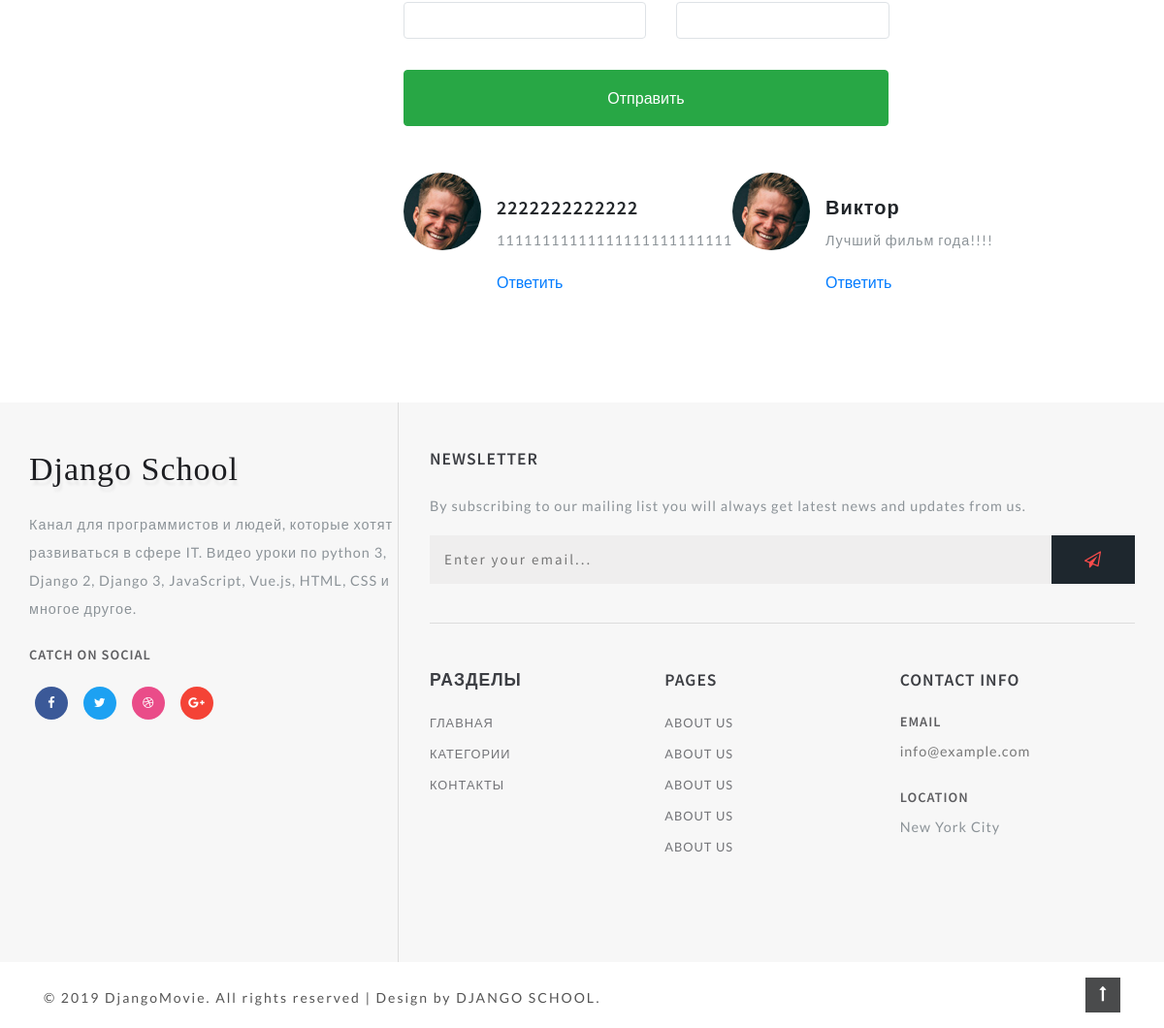
The app's page /terminator/ (lower part), older data.
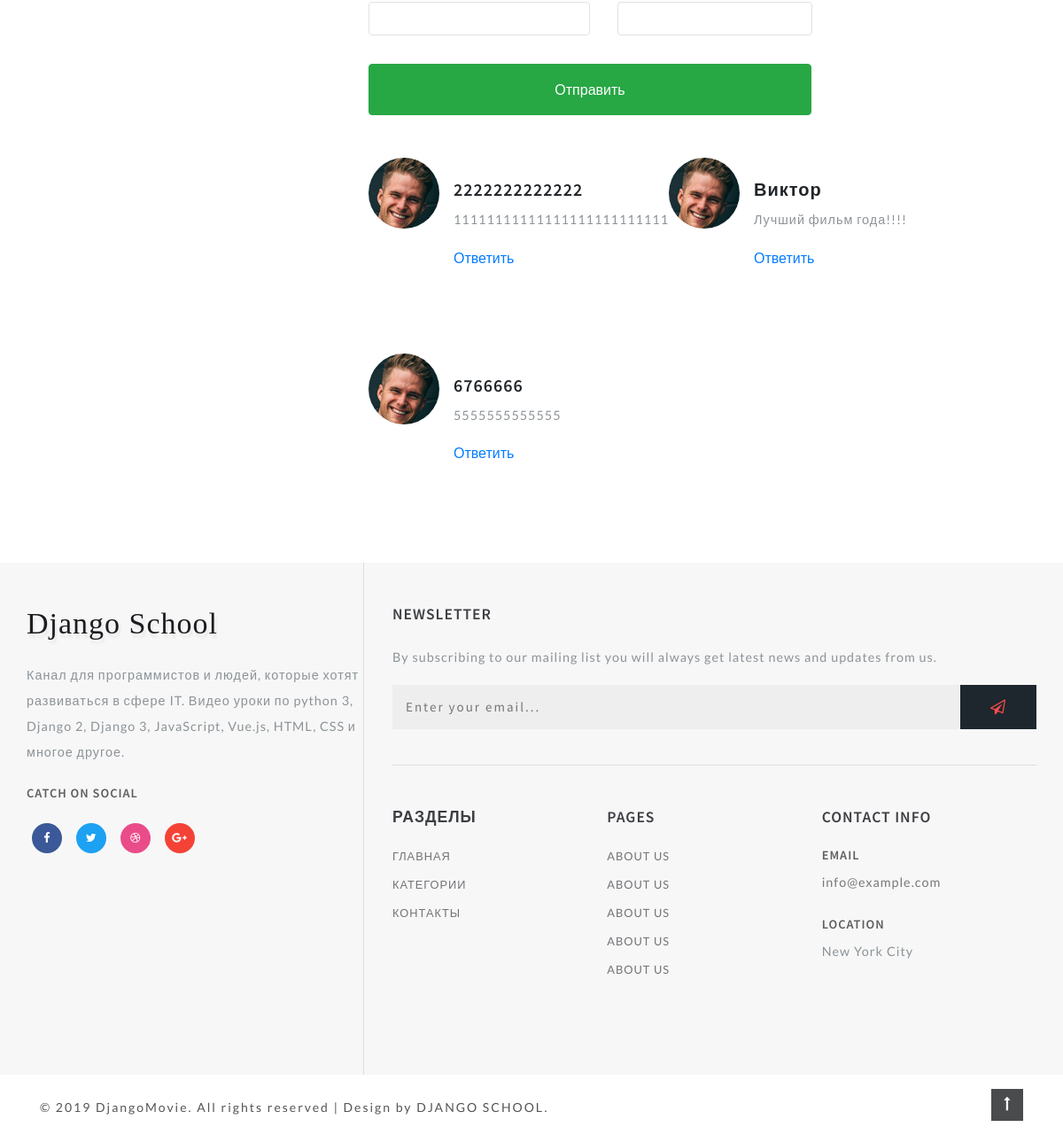
The same page, newer data.
### movies/models.py (models this page shows, shortened)
class Reviews(models.Model):
    email = models.EmailField()
    name = models.CharField("Имя", max_length=100)
    text = models.TextField("Сообщение", max_length=5000)
    parent = models.ForeignKey(
        'self', verbose_name='Родитель', on_delete=models.SET_NULL, blank=True, null=True
    )
    movie = models.ForeignKey(Movie, verbose_name="фильм", on_delete=models.CASCADE)
    """вернёт 'имя оставившего отзыв - наз фильма' вместо номера id='1' (удобней/наглядней) """
    """то как таблица будет 'написана' в Админке"""
    class Meta:
        verbose_name = "Отзыв"
        verbose_name_plural = "Отзывы"

### movies/views.py (the view)
# urls.py: path("<slug:slug>/", views.MovieDetailView.as_view(), name='movie_detail'),
class MovieDetailView(DetailView):
    model = Movie
    slug_field = 'url'

### templates/movies/movie_detail.html (shortened to what this page needs)
{% extends 'movies/base.html' %}
{% load static %}
{% block container %}
    <div class="container py-md-3">
{% endblock container %}
{% block sidebar %}
    <div class="side-bar col-lg-4">
{% endblock sidebar %}
{% block movie %}
    <div class="left-ads-display col-lg-8">
        <div class="row">
            <div class="single-form-left">
                <div class="contact-single">
                    <form action="{% url 'add_review' movie.id %}" method="post" class="mt-4" id="formReview">
                        <div class="d-sm-flex">
                            <div class="col-sm-6 form-group p-0 editContent">
                                <input type="text" class="form-control border" name="name"
                                       id="contactusername" required="">
                            </div>
                            <div class="col-sm-6 form-group ml-sm-3 editContent">
                                <input type="email" class="form-control border" name="email"
                                       id="contactemail" required="">
                            </div>
                        </div>
                        <button type="submit"
                                class="mt-3 btn btn-success btn-block py-3">
                            Отправить
                        </button>
                    </form>
                </div>
            </div>
            {% for review in movie.reviews_set.all %}
            <div class="media py-5">
                <img src="{% static '/images/te2.jpg' %}" class="mr-3 img-fluid" alt="image">
                <div class="media-body mt-4">
                    <h5 class="mt-0 editContent">
                        {{ review.name }}
                    </h5>
                    <p class="mt-2 editContent">
                        {{ review.text }}
                    </p>
                    <a href="#formReview" onclick="addReview('{{ review.name }}', '{{ review.id }}')">Ответить</a>
                </div>
            </div>
            {% endfor %}
        </div>
    </div>
{% endblock movie %}

Row changes from the older to the newer data that the page shows:
added Reviews: name "6766666", text "5555555555555"
